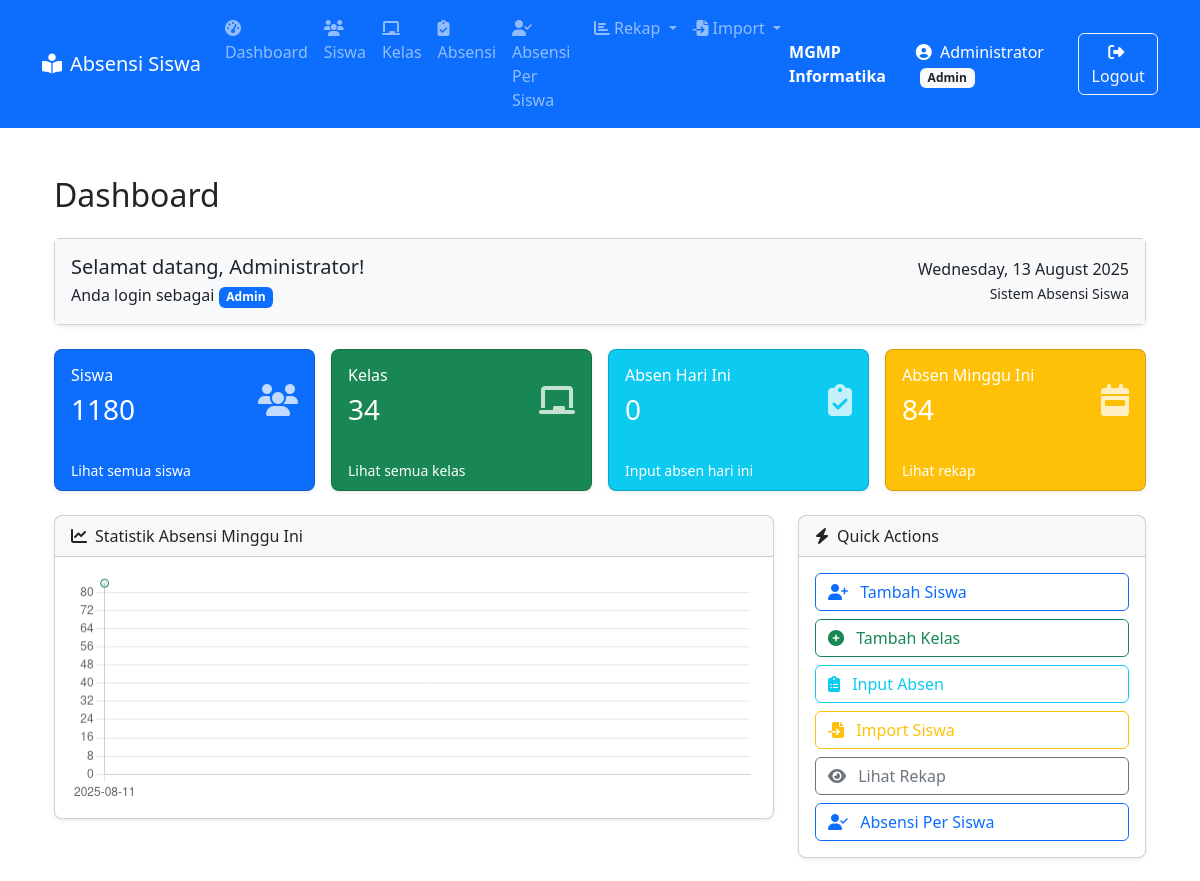
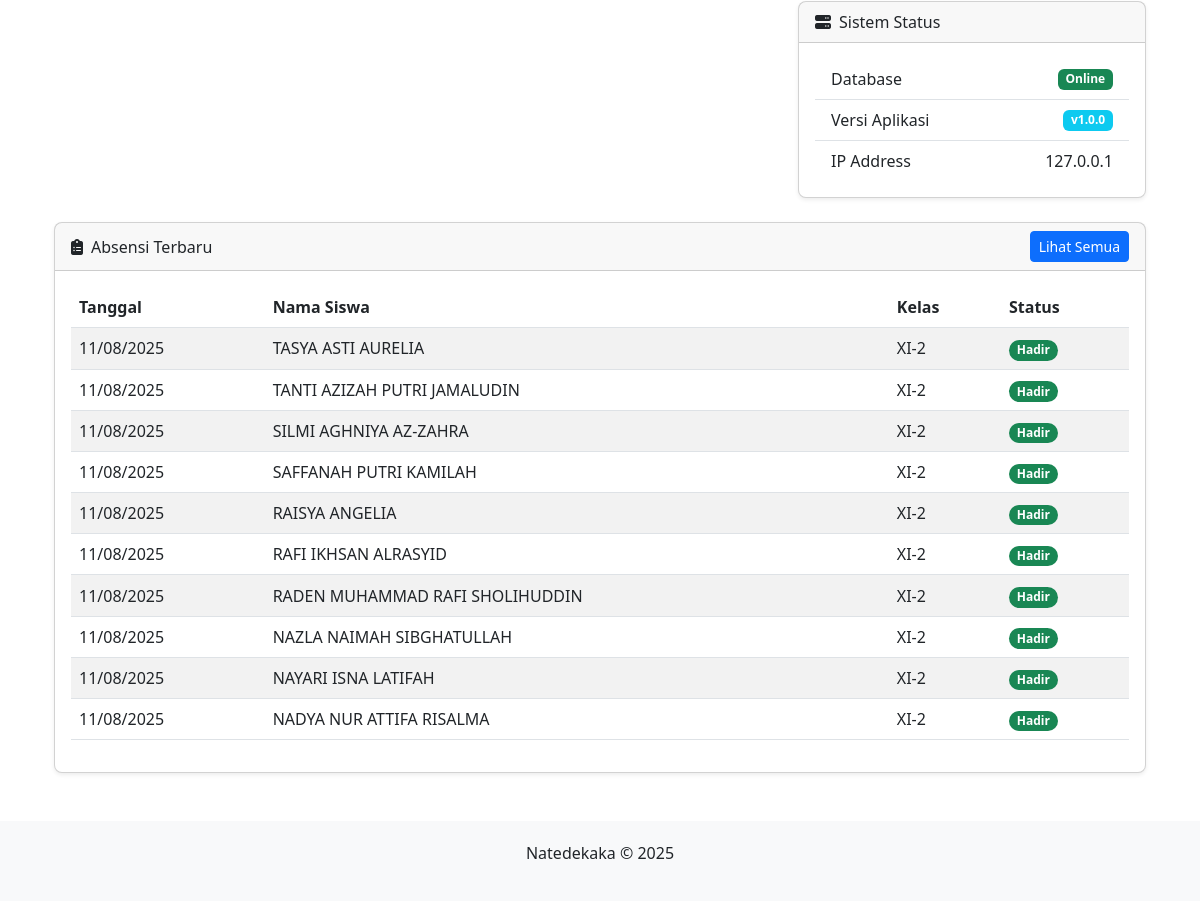
Before: /dashboard/index.php (signed in) with the older database file (2 pictures, top to bottom).
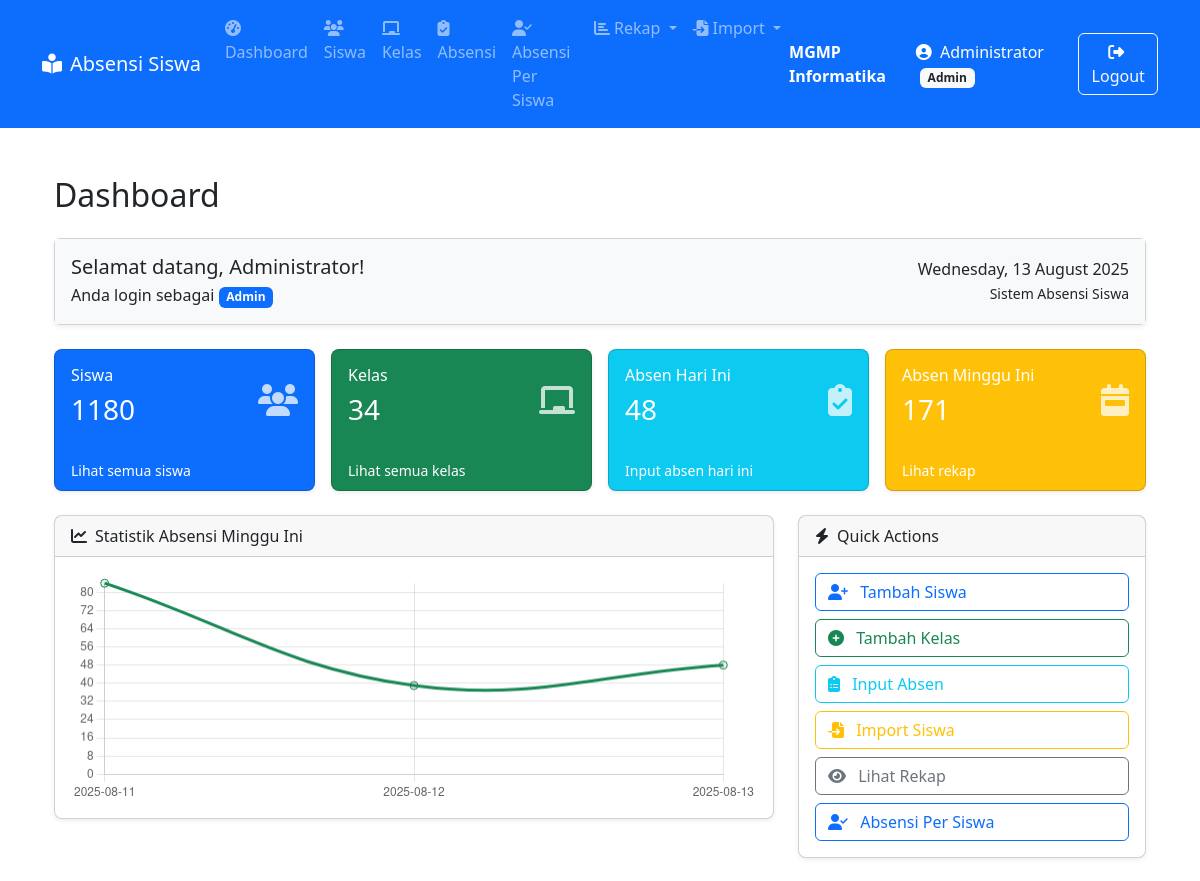
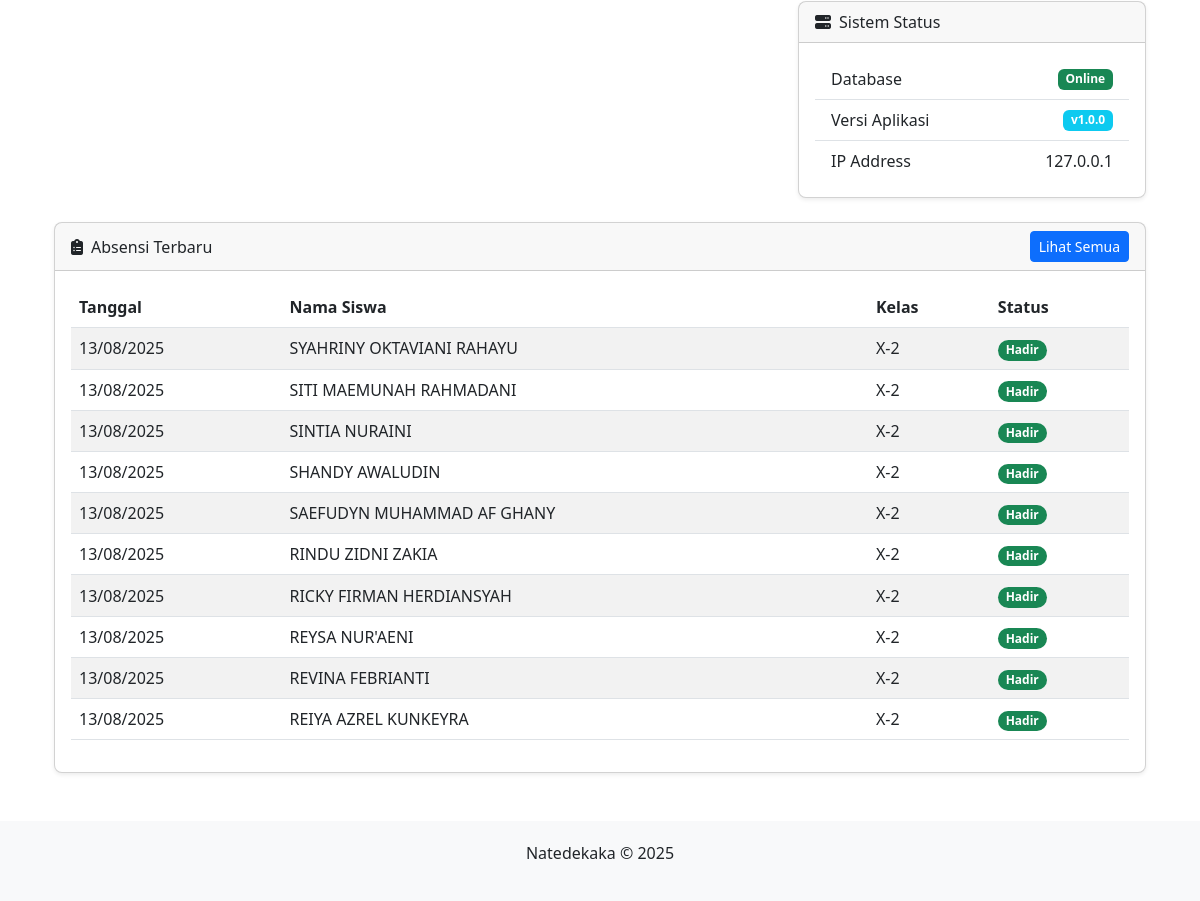
After: the same page with the newer database file (2 pictures, top to bottom).
### tables this page shows
CREATE TABLE `absensi` (
  `id` int(11) NOT NULL,
  `siswa_id` int(11) NOT NULL,
  `tanggal` date NOT NULL,
  `status` enum('Hadir','Sakit','Izin','Alfa','Terlambat') NOT NULL
);

CREATE TABLE `siswa` (
  `id` int(11) NOT NULL,
  `nis` varchar(20) NOT NULL,
  `nisn` varchar(20) NOT NULL,
  `nama` varchar(100) NOT NULL,
  `kelas_id` int(11) NOT NULL,
  `jenis_kelamin` enum('Laki-laki','Perempuan') DEFAULT NULL
);

CREATE TABLE `kelas` (
  `id` int(11) NOT NULL,
  `nama_kelas` varchar(10) NOT NULL,
  `wali_kelas` varchar(100) NOT NULL
);

### dashboard/index.php (the view, shortened to what the changed rows need)
<?php
include_once '../config.php';
$statistics = [
    'siswa' => 0,
    'kelas' => 0,
    'absen_hari_ini' => 0,
    'absen_minggu_ini' => 0
];
$sql = "SELECT COUNT(*) AS total FROM siswa";
$result = $koneksi->query($sql);
if ($result && $row = $result->fetch_assoc()) {
    $statistics['siswa'] = $row['total'];
}
$sql = "SELECT COUNT(*) AS total FROM kelas";
$result = $koneksi->query($sql);
if ($result && $row = $result->fetch_assoc()) {
    $statistics['kelas'] = $row['total'];
}
$today = date('Y-m-d');
$sql = "SELECT COUNT(*) AS total FROM absensi WHERE tanggal = ?";
$stmt = $koneksi->prepare($sql);
$stmt->bind_param('s', $today);
$stmt->execute();
$result = $stmt->get_result();
if ($result && $row = $result->fetch_assoc()) {
    $statistics['absen_hari_ini'] = $row['total'];
}
$start_week = date('Y-m-d', strtotime('monday this week'));
$end_week = date('Y-m-d', strtotime('sunday this week'));
$sql = "SELECT COUNT(*) AS total FROM absensi WHERE tanggal BETWEEN ? AND ?";
$stmt = $koneksi->prepare($sql);
$stmt->bind_param('ss', $start_week, $end_week);
$stmt->execute();
$result = $stmt->get_result();
if ($result && $row = $result->fetch_assoc()) {
    $statistics['absen_minggu_ini'] = $row['total'];
}
$sql = "SELECT a.id, a.tanggal, a.status, s.nama AS nama_siswa, k.nama_kelas
        FROM absensi a
        JOIN siswa s ON a.siswa_id = s.id
        JOIN kelas k ON s.kelas_id = k.id
        ORDER BY a.tanggal DESC, a.id DESC
        LIMIT 10";
$absensi_terbaru = $koneksi->query($sql);
$sql = "SELECT tanggal, COUNT(*) AS jumlah FROM absensi
        WHERE tanggal BETWEEN ? AND ?
        GROUP BY tanggal ORDER BY tanggal";
$stmt = $koneksi->prepare($sql);
$stmt->bind_param('ss', $start_week, $end_week);
$stmt->execute();
$result = $stmt->get_result();
$absensi_harian = [];
while ($row = $result->fetch_assoc()) {
    $absensi_harian[] = $row;
}
?>
<?php include '../includes/header.php'; ?>
<div class="container mt-4">
    <h2 class="mb-4">Dashboard</h2>
    <div class="row g-3 mb-4">
        <div class="col-md-3">
            <div class="card text-white bg-info shadow-sm h-100 rounded-3">
                <div class="card-body d-flex justify-content-between align-items-center">
                    <div>
                        <h6 class="card-title">Absen Hari Ini</h6>
                        <h3><?= $statistics['absen_hari_ini'] ?></h3>
                    </div>
                </div>
            </div>
        </div>
        <div class="col-md-3">
            <div class="card text-white bg-warning shadow-sm h-100 rounded-3">
                <div class="card-body d-flex justify-content-between align-items-center">
                    <div>
                        <h6 class="card-title">Absen Minggu Ini</h6>
                        <h3><?= $statistics['absen_minggu_ini'] ?></h3>
                    </div>
                </div>
            </div>
        </div>
    </div>
    <div class="row mb-4">
        <div class="col-md-8">
            <div class="card shadow-sm rounded-3">
                <div class="card-body">
                    <canvas id="absensiChart" height="100"></canvas>
                </div>
            </div>
        </div>
    </div>
    <div class="row">
        <div class="col-md-12">
            <div class="card shadow-sm rounded-3">
                <div class="card-body">
                    <div class="table-responsive">
                        <table class="table table-striped table-hover align-middle">
                            <thead>
                                <tr>
                                    <th>Tanggal</th>
                                    <th>Nama Siswa</th>
                                    <th>Kelas</th>
                                    <th>Status</th>
                                </tr>
                            </thead>
                            <tbody>
                                <?php if ($absensi_terbaru && $absensi_terbaru->num_rows > 0): ?>
                                    <?php while ($row = $absensi_terbaru->fetch_assoc()): ?>
                                        <tr>
                                            <td><?= date('d/m/Y', strtotime($row['tanggal'])) ?></td>
                                            <td><?= htmlspecialchars($row['nama_siswa']) ?></td>
                                            <td><?= htmlspecialchars($row['nama_kelas']) ?></td>
                                            <td>
                                                <span class="badge rounded-pill
                                                    <?= $row['status'] === 'Hadir' ? 'bg-success' : '' ?>
                                                    <?= $row['status'] === 'Sakit' ? 'bg-warning text-dark' : '' ?>
                                                    <?= $row['status'] === 'Izin' ? 'bg-info' : '' ?>
                                                    <?= $row['status'] === 'Alfa' ? 'bg-danger' : '' ?>
                                                    <?= $row['status'] === 'Terlambat' ? 'bg-secondary' : '' ?>">
                                                    <?= $row['status'] ?>
                                                </span>
                                            </td>
                                        </tr>
                                    <?php endwhile; ?>
                                <?php else: ?>
                                    <tr>
                                        <td colspan="4" class="text-center">Tidak ada data absensi</td>
                                    </tr>
                                <?php endif; ?>
                            </tbody>
                        </table>
                    </div>
                </div>
            </div>
        </div>
    </div>
</div>
<script>
    const ctx = document.getElementById('absensiChart').getContext('2d');
    const labels = <?= json_encode(array_column($absensi_harian, 'tanggal')) ?>;
    const data = <?= json_encode(array_column($absensi_harian, 'jumlah')) ?>;
    new Chart(ctx, {
        type: 'line',
        data: {
            labels: labels,
            datasets: [{
                label: 'Jumlah Absensi',
                data: data,
                borderColor: '#198754',
                backgroundColor: 'rgba(25, 135, 84, 0.1)',
                tension: 0.4,
                pointRadius: 4,
                pointHoverRadius: 6
            }]
        },
        options: {
            responsive: true,
            plugins: {
                legend: {
                    display: false
                }
            },
            scales: {
                y: {
                    beginAtZero: true,
                    ticks: {
                        stepSize: 1
                    }
                }
            }
        }
    });
</script>
<?php include '../includes/footer.php'; ?>

Changed rows visible on the page:
no longer on this page (row unchanged): absensi: tanggal "11/08/2025", siswa.nama "TASYA ASTI AURELIA", kelas.nama_kelas "XI-2", status "Hadir"
no longer on this page (row unchanged): absensi: tanggal "11/08/2025", siswa.nama "TANTI AZIZAH PUTRI JAMALUDIN", kelas.nama_kelas "XI-2", status "Hadir"
no longer on this page (row unchanged): absensi: tanggal "11/08/2025", siswa.nama "SILMI AGHNIYA AZ-ZAHRA", kelas.nama_kelas "XI-2", status "Hadir"
no longer on this page (row unchanged): absensi: tanggal "11/08/2025", siswa.nama "SAFFANAH PUTRI KAMILAH", kelas.nama_kelas "XI-2", status "Hadir"
no longer on this page (row unchanged): absensi: tanggal "11/08/2025", siswa.nama "RAISYA ANGELIA", kelas.nama_kelas "XI-2", status "Hadir"
no longer on this page (row unchanged): absensi: tanggal "11/08/2025", siswa.nama "RAFI IKHSAN ALRASYID", kelas.nama_kelas "XI-2", status "Hadir"
no longer on this page (row unchanged): absensi: tanggal "11/08/2025", siswa.nama "RADEN MUHAMMAD RAFI SHOLIHUDDIN", kelas.nama_kelas "XI-2", status "Hadir"
no longer on this page (row unchanged): absensi: tanggal "11/08/2025", siswa.nama "NAZLA NAIMAH SIBGHATULLAH", kelas.nama_kelas "XI-2", status "Hadir"
no longer on this page (row unchanged): absensi: tanggal "11/08/2025", siswa.nama "NAYARI ISNA LATIFAH", kelas.nama_kelas "XI-2", status "Hadir"
no longer on this page (row unchanged): absensi: tanggal "11/08/2025", siswa.nama "NADYA NUR ATTIFA RISALMA", kelas.nama_kelas "XI-2", status "Hadir"
added absensi: tanggal "13/08/2025", siswa.nama "SYAHRINY OKTAVIANI RAHAYU", kelas.nama_kelas "X-2", status "Hadir"
added absensi: tanggal "13/08/2025", siswa.nama "SITI MAEMUNAH RAHMADANI", kelas.nama_kelas "X-2", status "Hadir"
added absensi: tanggal "13/08/2025", siswa.nama "SINTIA NURAINI", kelas.nama_kelas "X-2", status "Hadir"
added absensi: tanggal "13/08/2025", siswa.nama "SHANDY AWALUDIN", kelas.nama_kelas "X-2", status "Hadir"
added absensi: tanggal "13/08/2025", siswa.nama "SAEFUDYN MUHAMMAD AF GHANY", kelas.nama_kelas "X-2", status "Hadir"
added absensi: tanggal "13/08/2025", siswa.nama "RINDU ZIDNI ZAKIA", kelas.nama_kelas "X-2", status "Hadir"
added absensi: tanggal "13/08/2025", siswa.nama "RICKY FIRMAN HERDIANSYAH", kelas.nama_kelas "X-2", status "Hadir"
added absensi: tanggal "13/08/2025", siswa.nama "REYSA NUR'AENI", kelas.nama_kelas "X-2", status "Hadir"
added absensi: tanggal "13/08/2025", siswa.nama "REVINA FEBRIANTI", kelas.nama_kelas "X-2", status "Hadir"
added absensi: tanggal "13/08/2025", siswa.nama "REIYA AZREL KUNKEYRA", kelas.nama_kelas "X-2", status "Hadir"
Other visible differences:
$statistics['absen_hari_ini']: "0" → "48"
$statistics['absen_minggu_ini']: "84" → "171"
chart data {{ json_encode(array_column($absensi_harian, 'tanggal')) }}: ["2025-08-11"] → ["2025-08-11","2025-08-12","2025-08-13"]
chart data {{ json_encode(array_column($absensi_harian, 'jumlah')) }}: [84] → [84,39,48]
